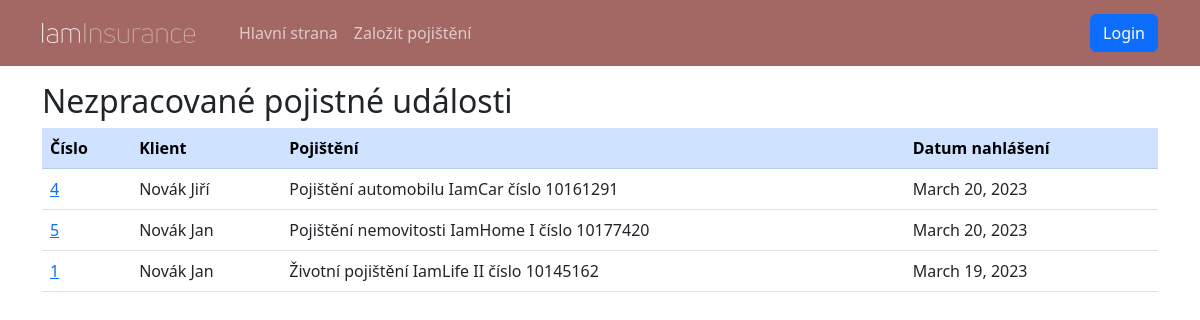
Screenshot of /sprava/nezpracovane-pojistne-udalosti/ with the database file from the repository.
### insurance_app/models.py (models this page shows, shortened)
class InsuredEvent(models.Model):
    contract: Contract = models.ForeignKey(to=Contract, on_delete=models.CASCADE, verbose_name='Smlouva')
    event_date: models.DateField = models.DateField(verbose_name='Datum události')
    reporting_date: models.DateField = models.DateField(auto_now_add=True)
    description: models.TextField = models.TextField(verbose_name='Popis události')
    processed: models.BooleanField = models.BooleanField(default=False, verbose_name='Zpracováno')
    approved: models.BooleanField = models.BooleanField(default=False, verbose_name='Schváleno')
    payout: models.IntegerField = models.IntegerField(null=True, verbose_name='Pojistné plnění')
    @property
    def client(self):
        return self.contract.insured

class Contract(models.Model):
    objects: models.Manager
    product: models.Field = models.ForeignKey(to=Product, on_delete=models.RESTRICT, verbose_name='Produkt')
    insured: models.Field = models.ForeignKey(to=Person, on_delete=models.RESTRICT, verbose_name='Pojištěnec')
    conclusion_date: models.Field = models.DateTimeField(auto_now_add=True, verbose_name='Datum uzavření')
    payment: models.Field = models.PositiveIntegerField(verbose_name='Pravidelná platba')
    @property
    def contract_number(self) -> int:
        return 10_000_001 + self.pk * 127 ** 2
    def __str__(self):
        return f"{self.product} číslo {self.contract_number}"

class Person(AbstractBaseUser, PermissionsMixin):
    USERNAME_FIELD: str = "email"
    REQUIRED_FIELDS: list = ["first_name", "last_name", "date_of_birth"]  # other fields are not required for staff
    objects: BaseUserManager = PersonManager()
    first_name: models.Field = models.CharField(max_length=150, verbose_name='Křestní jméno')
    last_name: models.Field = models.CharField(max_length=150, verbose_name='Příjmení')
    email: models.Field = models.EmailField(unique=True, verbose_name='E-mail')
    phone: models.Field = modelfields.PhoneNumberField(region="CZ", null=True, verbose_name='Telefon')
    address1: models.Field = models.CharField(max_length=150, default="", verbose_name='Adresa')
    address2: models.Field = models.CharField(max_length=150, blank=True, default="", verbose_name='Adresa - druhý řádek')
    postal_code: models.Field = models.CharField(max_length=12, default="", verbose_name='PSČ')
    city: models.Field = models.CharField(max_length=150, default="", verbose_name='Město')
    country: models.Field = models.CharField(max_length=150, default="", verbose_name='Stát')
    date_of_birth: models.Field = models.DateField(verbose_name='Datum narození')
    is_staff: models.Field = models.BooleanField(default=False, verbose_name='Zaměstnanec')
    is_superuser: models.Field = models.BooleanField(default=False, verbose_name='Administrátor')
    slug: models.Field = models.SlugField(unique=True, null=False)
    def __str__(self) -> str:
        return f"{self.last_name} {self.first_name}"

class Product(models.Model):
    name: models.Field = models.CharField(max_length=64, unique=True, verbose_name='Název')
    description: models.Field = models.TextField(default="", verbose_name='Popis')
    active: models.Field = models.BooleanField(default=True, blank=True, verbose_name='Aktivní')
    image: models.Field = models.ImageField(upload_to='images/', verbose_name='Obrázek')
    def __str__(self) -> str:
        inactive = " (nedostupné)" if not self.active else ""
        return str(self.name) + inactive
    class Meta:
        verbose_name = u'Produkt'

### administration/views.py (the view)
# urls.py: path('nezpracovane-pojistne-udalosti/', views.PendingEventsListView.as_view(), name='pending-event-list'),
class PendingEventsListView(generic.ListView):
    model: models.InsuredEvent = models.InsuredEvent
    template_name: str = template.PENDING_EVENT_LIST
    title: str = "Nezpracované pojistné události"
    def get_context_data(self, *, object_list=None, **kwargs):
        context = super().get_context_data(object_list=object_list, **kwargs)
        context['title'] = self.title
        return context
    def get_queryset(self):
        return super().get_queryset().filter(processed=False).order_by('-reporting_date')

### insurance_app/templates/insurance_app/pending_event_list.html
{% extends 'main.html' %}
{% block content %}
{% if object_list.0 %}
<table class="table table-hover">
    <thead class="table-primary">
        <tr>
            <th>Číslo</th>
            <th>Klient</th>
            <th>Pojištění</th>
            <th>Datum nahlášení</th>
        </tr>
    </thead>
    <tbody>
    {% for event in object_list %}
        <tr>
            <td><a href="{% url 'event-detail' pk=event.pk %}">{{ event.pk }}</a></td>
            <td>{{ event.client }}</td>
            <td>{{ event.contract }}</td>
            <td>{{ event.reporting_date }}</td>
        </tr>
    {% endfor %}
    </tbody>
</table>
{% endif %}
{% endblock %}

### insurance_app/static/css/style.css (style rules this page uses)
body { background: #fffffe; }

### rows the page displays
InsuredEvent: pk "4", client "Novák Jiří", contract "Pojištění automobilu IamCar číslo 10161291", reporting_date "March 20, 2023"
InsuredEvent: pk "5", client "Novák Jan", contract "Pojištění nemovitosti IamHome I číslo 10177420", reporting_date "March 20, 2023"
InsuredEvent: pk "1", client "Novák Jan", contract "Životní pojištění IamLife II číslo 10145162", reporting_date "March 19, 2023"

### other values shown
{{ title }} "Nezpracované pojistné události"
